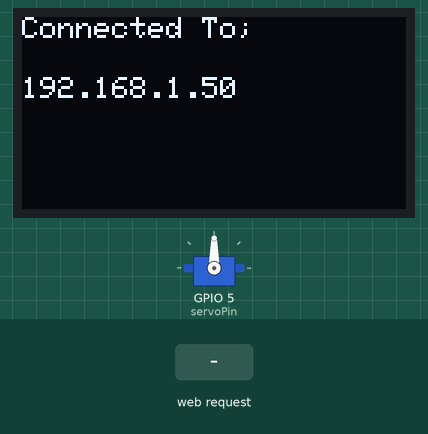
Bench run of a sketch on a simulated ESP32. On the bench: 128×64 one-colour display, servo. The test bench sets the inputs (shaded band). WiFi joins after 1.5 s; servers stay silent unless stated; what the sketch prints to the serial monitor is not drawn.

Above: at 2.7 s.
2.8 s: HTTP request GET /?value= received
At 3.3 s:
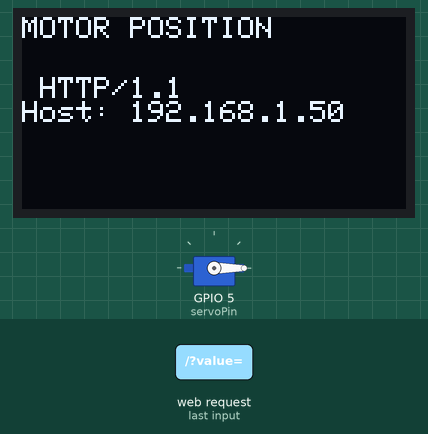
4.3 s: HTTP request GET /5/45 received
At 5.5 s:
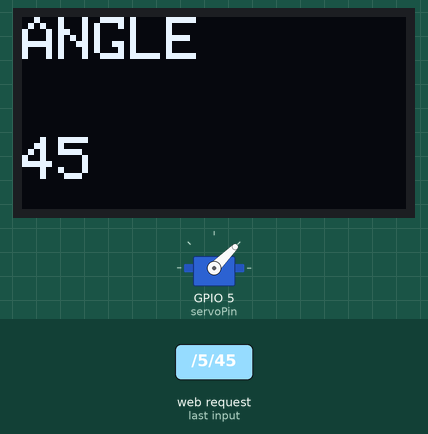
5.8 s: HTTP request GET /5/180 received
At 6.8 s:
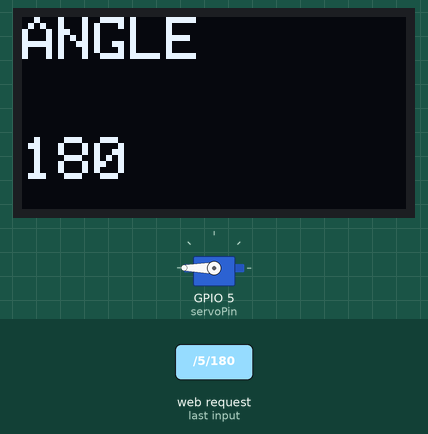
7.3 s: HTTP request GET /5/forward received
10.0 s: HTTP request GET /5/reverse received
At 15.2 s:
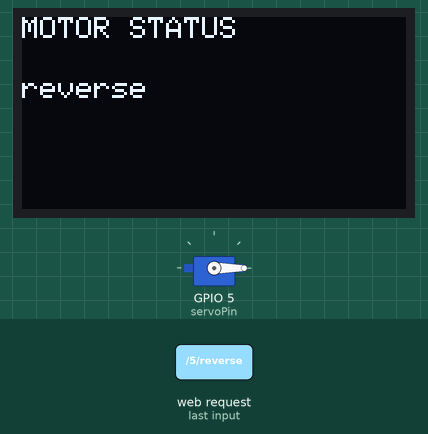
Timing chart, 0 to 16.7 s (numbered marks = the images above; inputs shaded):
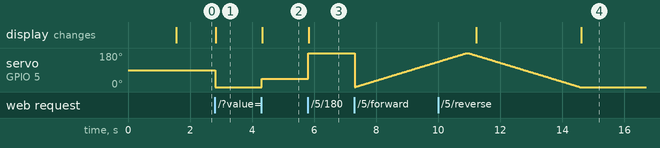

Measured:
- after the input at 2.8 s, servo on GPIO 5 (servoPin): 90° → 0° at once; the display: changes at once (image 1)
- after the input at 4.3 s, servo on GPIO 5 (servoPin): 0° → 45° at once; the display: changes at once (image 2)
- after the input at 5.8 s, servo on GPIO 5 (servoPin): 45° → 180° at once; the display: changes at once (image 3)

The sketch:

Servo_control.ino
```cpp
#include <WiFi.h>
#include <ESP32Servo.h>
#include <Wire.h>
#include <Adafruit_GFX.h>
#include <Adafruit_SSD1306.h>

#define SCREEN_WIDTH 128
#define SCREEN_HEIGHT 64
#define OLED_RESET -1
#define SCREEN_ADDRESS 0x3C

Adafruit_SSD1306 display(SCREEN_WIDTH, SCREEN_HEIGHT, &Wire, OLED_RESET);

const char* ssid= "Mahesh";
const char* password= "Aryan@14";

Servo myServo; //msServo is object of class Servo
const int servoPin=5;
String output5state="reverse";
String outputangle45="0";
String outputangle90="0";
String outputangle180="0";

// Decode HTTP GET value
String valueString = String(5);
int pos1 = 0;
int pos2 = 0;

String header; //To store HTTP request
WiFiServer server(80); //Serevr Port(80)

//Millis() function

unsigned long presentTime=millis();
unsigned long pastTime = 0;
const long delayTime= 2000; //2s=2000ms

void setup() {
  // put your setup code here, to run once:
  Serial.begin(115200);
  display.begin(SSD1306_SWITCHCAPVCC, SCREEN_ADDRESS);

  myServo.attach(servoPin); //Attach to GPIO 5

  Serial.print("Connecting to ");
  Serial.println(ssid);
  WiFi.begin(ssid, password);
  while (WiFi.status() != WL_CONNECTED) {
    delay(500);
    Serial.print(".");
  }
  // Print local IP address and start web server
  Serial.println("WiFi connected To");
  Serial.println("IP address: ");
  Serial.println(WiFi.localIP());

  display.clearDisplay();
  display.setTextSize(1);
  display.setTextColor(WHITE);
  display.setCursor(0,0);
  display.println("Connected To;");
  display.setCursor(0,20);
  display.println(WiFi.localIP());
  display.display();
  server.begin();

}

void loop() {

  //WiFiClient client creates a new client that connects to specific IP address
  //server.available() = incoming clients
    WiFiClient client = server.available();   // Listen for incoming clients

  if (client) {                             // If a new client connects,
    presentTime = millis();
    pastTime = presentTime;
    Serial.println("New Client Connected");
    String currentLine = "";                //String to hold incoming data from the client

    while (client.connected() && presentTime - pastTime <= delayTime) {
      // loop while the client is connected
      presentTime = millis();

      if (client.available()) {
        char c = client.read();             // read a byte, then print on serial monitor and add to header variable
        Serial.write(c);
        header += c;
        if (c == '\n') {                    // if the byte is a newline character
          // if the current line is blank, you got two newline characters in a row then that's the end of the client HTTP request, so send a response:
          if (currentLine.length() == 0) {
            client.println("HTTP/1.1 200 OK"); //Response code to send
            client.println("Content-type:text/html");
            client.println("Connection: close");
            client.println();

            //GET /?value=180& HTTP/1.1
            if(header.indexOf("GET /?value=")>=0) {
              pos1 = header.indexOf('=');
              pos2 = header.indexOf('&');
              valueString = header.substring(pos1+1, pos2);

              //indexOf("GET /?value="): This checks if the HTTP request is a GET request with the URL path "/?value="
              // ">=0" is condition checks if the substring "GET /?value=" is found in the header string.
              //pos1: This variable stores the index position of the first occurrence of the character '=' in the header string.
              //pos2: This variable stores the index position of the first occurrence of the character '&' in the header string.
              //valueString: This variable is assigned a substring of the header string, starting from the character after '=' (pos1 + 1) and ending just before '&' (pos2).

              //Rotate the servo
              myServo.write(valueString.toInt());
              Serial.println(valueString);

              display.clearDisplay();
              display.setTextSize(1);
              display.setTextColor(WHITE);
              display.setCursor(0,0);
              display.println("MOTOR POSITION");
              display.setCursor(0,20);
              display.println(valueString);
              display.display();
            }

            else if(header.indexOf("GET /5/forward")>=0){
              Serial.println("Motor Start");
              output5state="forward";

              for(int posDegrees = 0; posDegrees <= 180; posDegrees++) {
                myServo.write(posDegrees);
                Serial.println(posDegrees);
                delay(20);
                }

              display.clearDisplay();
              display.setTextSize(1);
              display.setTextColor(WHITE);
              display.setCursor(0,0);
              display.println("MOTOR STATUS");
              display.setCursor(0,20);
              display.println(output5state);
              display.display();
            }

            else if (header.indexOf("GET /5/reverse")>=0){
              output5state="reverse";
              for(int posDegrees = 180; posDegrees >= 0; posDegrees--) {
                myServo.write(posDegrees);
                Serial.println(posDegrees);
                delay(20);
                }

              display.clearDisplay();
              display.setTextSize(1);
              display.setTextColor(WHITE);
              display.setCursor(0,0);
              display.println("MOTOR STATUS");
              display.setCursor(0,20);
              display.println(output5state);
              display.display();
            }
            else if (header.indexOf("GET /5/45")>=0){
              outputangle45="45";
              myServo.write(45);

              display.clearDisplay();
              display.setTextSize(2);
              display.setTextColor(WHITE);
              display.setCursor(0,0);
              display.println("ANGLE");
              display.setCursor(0,40);
              display.println(outputangle45);
              display.display();
            }

            else if (header.indexOf("GET /5/0-45")>=0){
              outputangle45="0";
              myServo.write(0);

              display.clearDisplay();
              display.setTextSize(2);
              display.setTextColor(WHITE);
              display.setCursor(0,0);
              display.println("ANGLE");
              display.setCursor(0,40);
              display.println(outputangle45);
              display.display();
            }

            else if (header.indexOf("GET /5/90")>=0){
              outputangle90="90";
              myServo.write(90);

              display.clearDisplay();
              display.setTextSize(2);
              display.setTextColor(WHITE);
              display.setCursor(0,0);
              display.println("ANGLE");
              display.setCursor(0,40);
              display.println(outputangle90);
              display.display();
            }

            else if (header.indexOf("GET /5/0-90")>=0){
              outputangle90="0";
              myServo.write(0);

              display.clearDisplay();
              display.setTextSize(2);
              display.setTextColor(WHITE);
              display.setCursor(0,0);
              display.println("ANGLE");
              display.setCursor(0,40);
              display.println(outputangle90);
              display.display();
            }

            else if (header.indexOf("GET /5/180")>=0){
              outputangle180="180";
              myServo.write(180);

              display.clearDisplay();
              display.setTextSize(2);
              display.setTextColor(WHITE);
              display.setCursor(0,0);
              display.println("ANGLE");
              display.setCursor(0,40);
              display.println(outputangle180);
              display.display();
            }

            else if (header.indexOf("GET /5/0-180")>=0){
              outputangle180="0";
              myServo.write(0);

              display.clearDisplay();
              display.setTextSize(2);
              display.setTextColor(WHITE);
              display.setCursor(0,0);
              display.println("ANGLE");
              display.setCursor(0,40);
              display.println(outputangle180);
              display.display();
            }


            // Display the HTML web page
            client.println("<!DOCTYPE html><html>");
            client.println("<head><meta name=\"viewport\" content=\"width=device-width, initial-scale=1\">");
            client.println("<link rel=\"icon\" href=\"data:,\">");
            // CSS to style the on/off buttons
            client.println("<title >\"ESP WEB SERVER FOR SERVO MOTOR\" </title>");

            client.println("<style>");
            client.println("body { text-align: center; font-family: \"Helvitica\"; margin-left:auto;}");
            client.println("body {background-image: url(\"https://t3.ftcdn.net/jpg/02/69/76/36/360_F_269763698_m8yMmBCJ8c7N51ohpyd1Um6Akn7WttNW.jpg\"); background-repeat: no-repeat; background-size: cover;}");


            client.println(".div {display:inline-block;}");
            client.println(".button {background-color:#4CAF50; border:none; display: inline-block; color:white; padding:16px 40px; text-decoration:none; font-size:15px; margin:2px; cursor:pointer; border-radius:50px}");
            //button padding refers to the space between the content (text or icon) of a button and the edges of the button itself and The cursor is a pointer and indicates a link
            client.println(".button2 {background-color:#555555;}");

            client.println(".slider { width: 300px; }");
            client.println("</style>");
            client.println("<script src=\"https://ajax.googleapis.com/ajax/libs/jquery/3.3.1/jquery.min.js\"></script>"); //XML Http Request send and receive

            // Web Page
            client.println("</head>");
            client.println("<body><h1>Servo Control Slider</h1>");
            client.println("<style>body { background-color: white; }</style>");
            client.println("<p>SERVO ANGLE: <span id=\"servoPos\"></span></p>");
            client.println("<div>");
            client.println("<input type=\"range\" min=\"0\" max=\"180\" class=\"slider\" id=\"servoSlider\" onchange=\"servo(this.value)\" value=\""+valueString+"\"/>");
            client.println("</div>");

            //Javascript
            client.println("<script>");
            client.println("var slider = document.getElementById(\"servoSlider\");"); //Retrives the value of slider input with id "servoSLider" and assign to variable
            client.println("var servoP = document.getElementById(\"servoPos\"); servoP.innerHTML = slider.value;"); //Update the content of element with id "servoPos"
            //inner.HTML is property of element you are replacing its content with the value store in varible slider
            client.println("slider.oninput = function() { slider.value = this.value; servoP.innerHTML = this.value; }"); //oninput event is triggered whenever the value of the input element changes,
            client.println("function servo(pos) { ");
            client.println("$.get(\"/?value=\" + pos + \"&\"); {Connection: close};}</script>");
            //$.get() method to make an AJAX request. The $.get() method is used to send an HTTP GET request
            ///?value=": This is the URL to which the GET request is sent.
            client.println("<div>");
            client.println("<h2>SERVO FORWARD/REVERSE</h2>");
            if (output5state=="reverse"){
              client.println("<p><a href =\"/5/forward\"> <button class= \"button\">Forward</button></a></p>");
            }
            else {
              client.println("<p><a href =\"/5/reverse\"> <button class= \"button button2\">Reverse</button></a></p>");
            }
            client.println("</div>");

            client.println("<br>");
            client.println("<div>");
            client.println("<h2>ANGLE 45:</h2>");

            if (outputangle45=="0"){
              client.println("<p><a href =\"/5/45\"> <button class= \"button\">Angle 45</button></a></p>");

            }
            else{
              client.println("<p><a href =\"/5/0-45\"> <button class= \"button button2\">REST</button></a></p>");

            }
            client.println("</div>");

            client.println("<br>");
            client.println("<div>");
            client.println("<h2>ANGLE 90:</h2>");

            if (outputangle90=="0"){
              client.println("<p><a href =\"/5/90\"> <button class= \"button\">Angle 90</button></a></p>");

            }
            else{
              client.println("<p><a href =\"/5/0-90\"> <button class= \"button button2\">REST</button></a></p>");

            }
            client.println("</div>");

            client.println("<br>");
            client.println("<div>");
            client.println("<h3>ANGLE 180:</h3>");

            if (outputangle180=="0"){
              client.println("<p><a href =\"/5/180\"> <button class= \"button\">Angle 180</button></a></p>");

            }
            else{
              client.println("<p><a href =\"/5/0-180\"> <button class= \"button button2\">REST</button></a></p>");

            }
            client.println("</div>");


            client.println("</body></html>");


            // The HTTP response ends with another blank line
            client.println();
            // Break out of the while loop
            break;
          } else { // if you got a newline, then clear currentLine
            currentLine = "";
          }
        } else if (c != '\r') {  // if you got anything else but a carriage return character,
          currentLine += c;      // add it to the end of the currentLine
        }
      }
    }
    // Clear the header variable
    header = "";
    // Close the connection
    client.stop();
    Serial.println("Client disconnected.");
    Serial.println("");
  }
}
```
